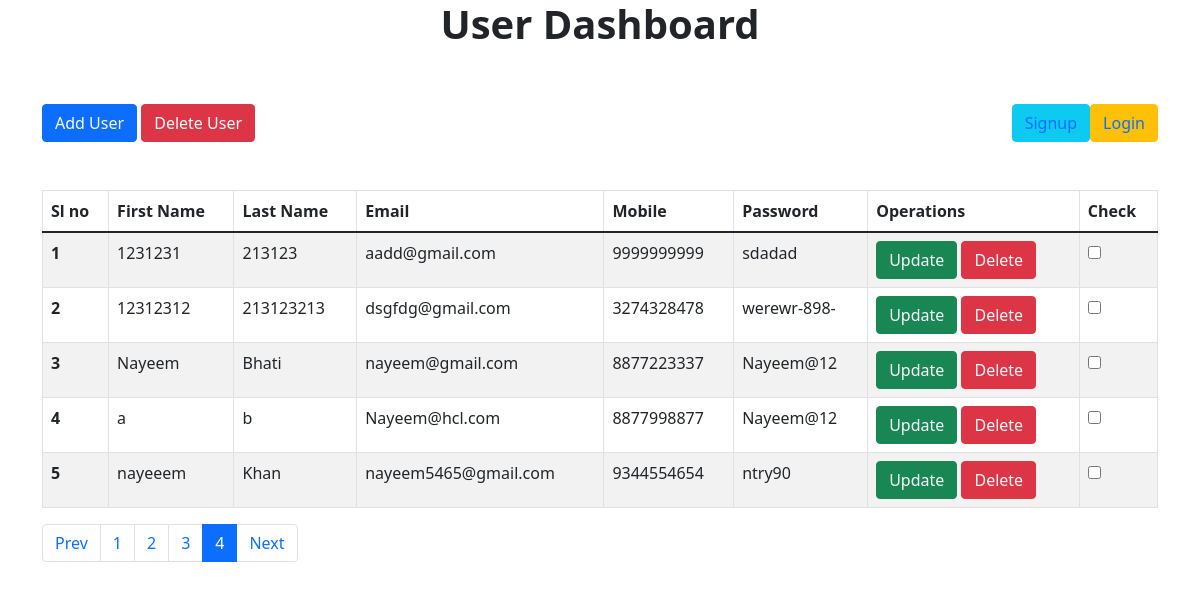
The app's page /index.php?page=4 with its own data.
### tables this page shows
CREATE TABLE `crud` (
  `id` int NOT NULL,
  `firstName` varchar(100) NOT NULL,
  `lastName` varchar(100) NOT NULL,
  `email` varchar(100) NOT NULL,
  `mobile` varchar(20) NOT NULL,
  `password` varchar(255) NOT NULL,
  `visible` tinyint NOT NULL
);

### index.php (the view, shortened to what this page needs)
<?php
include 'connect.php';
?>
<!DOCTYPE html>
<html lang="en">
<head>
    <link href="https://cdn.jsdelivr.net/npm/bootstrap@5.1.3/dist/css/bootstrap.min.css" rel="stylesheet"
>
</head>
<body>
<div class="container">
    <h1><center><b>User Dashboard</b></center></h1>
    <button class="btn btn-primary my-5"><a href="user.php" class="text-light removeLink">Add User</a>
    </button>
    <button type="submit" form="my-form" name="delete_all" id="delete_all" class="btn btn-danger my-5">
        Delete User
    </button>
    <button type="submit" name="login" id="login" class="btn btn-warning my-5 float-end">
        <a href="login-user.php" class="removeLink">Login</a>
    </button>
    <button type="submit" name="login" id="signup" class="btn btn-info my-5 float-end mr-2">
        <a href="signup-user.php" class="removeLink">Signup</a>
    </button>
    <table class="table table-bordered table-striped table-responsive">
        <thead>
            <tr>
            <th scope="col">Sl no</th>
            <th scope="col">First Name</th>
            <th scope="col">Last Name</th>
            <th scope="col">Email</th>
            <th scope="col">Mobile</th>
            <th scope="col">Password</th>
            <th scope="col">Operations</th>
            <th scope="col">Check</th>
            </tr>
        </thead>
        <form action="delete.php" id="my-form" method="post">
        <tbody>
        <?php
        $limit = 5;
        if (isset($_GET['page'])) {
            $page = $_GET['page'];
        } else {
            $page = 1;
        }
        $offset = ($page - 1) * $limit;
        $sql = "select * from `crud` LIMIT {$offset}, {$limit}";
        $result = mysqli_query ($con, $sql);
        if ($result) {
            $i = 1;
            while ($row = mysqli_fetch_assoc($result)) {
                $id = $row['id'];
                $firstName = $row['firstName'];
                $lastName = $row['lastName'];
                $email = $row['email'];
                $mobile = $row['mobile'];
                $password = $row['password'];
                echo '<tr>
                <th scope="row">' . $i++ . '</th>
                <td>' . $firstName . '</td>
                <td>' . $lastName . '</td>
                <td>' . $email . '</td>
                <td>' . $mobile . '</td>
                <td>' . $password . '</td>
                <td>
                    <button class="btn btn-success">
                    <a href="update.php?updateid=' . $id . '" class="text-light removeLink">Update</a>
                    </button>
                    <button class="btn btn-danger">
                    <a href="delete.php?deleteid=' . $id . '" class="text-light removeLink">Delete</a>
                    </button>
                </td>
                <td>
                    <input type="checkbox" name="check_list[]" class="delete_checkbox" value="'.$row["id"].'" />
                </td>
                </tr>';
            }
        }
        ?>
        </tbody>
    </table>
    <?php
    $sql1 = "SELECT * FROM crudoperations.crud";
    $result1 = mysqli_query($con, $sql1) or die("Query Failed.");
    if (mysqli_num_rows($result1) > 0) {
        $total_records = mysqli_num_rows($result1);
        $total_page = ceil($total_records / $limit);
        echo '<ul class="pagination">';
        if ($page > 1) {
            echo '<li class="page-item"><a href="index.php?page='.($page - 1).'" class="page-link">Prev</a></li>';
        }
        for ($i=1; $i < $total_page; $i++) {
            if ($i == $page) {
                $active = "active";
            } else {
                $active = "";
            }
            echo '<li class="'.$active.' page-item"><a href="index.php?page='.$i.'" class="page-link">'.$i.'</a></li>';
        }
        if ($total_page > $page) {
            echo '<li class="page-item"><a href="index.php?page='.($page + 1).'" class="page-link">Next</a></li>';
        }
        echo '</ul>';
    }
    ?>
</div>
</body>
</html>

### index.php (style rules this page uses)
.removeLink { text-decoration: none; }

### records on screen
crud: firstName "1231231", lastName "213123", email "aadd@gmail.com", mobile "9999999999", password "sdadad"
crud: firstName "12312312", lastName "213123213", email "dsgfdg@gmail.com", mobile "3274328478", password "werewr-898-"
crud: firstName "Nayeem", lastName "Bhati", email "nayeem@gmail.com", mobile "8877223337", password "Nayeem@12"
crud: firstName "a", lastName "b", email "Nayeem@hcl.com", mobile "8877998877", password "Nayeem@12"
crud: firstName "nayeeem", lastName "Khan", email "nayeem5465@gmail.com", mobile "9344554654", password "ntry90"
